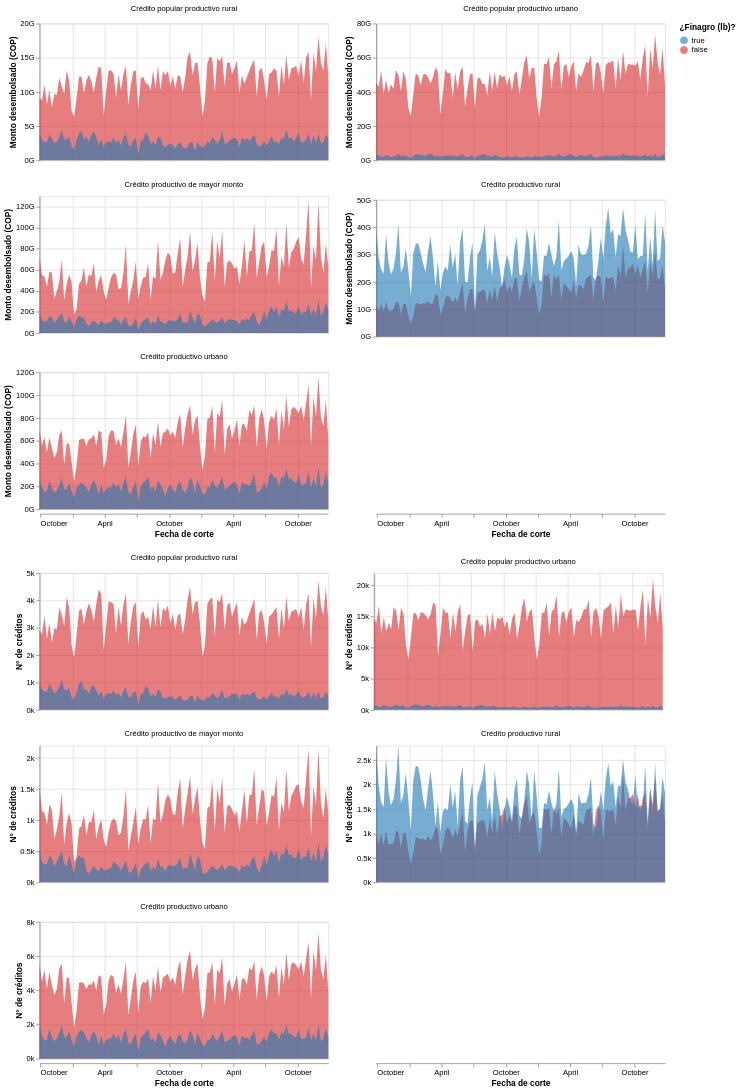

Notebook code for this chart:
### Markdown cell above
### Evolución temporal de montos y número de créditos

¿La participación Finagro crece, decae o es estacional? Series de tiempo por `fecha_corte`, con eje Y independiente por panel para que productos chicos no queden aplastados.

### Code cell
ts_desc = (df.groupby(["fecha_corte", "producto_de_credito_red", "is_finagro_lb"], as_index=False)
             .agg(monto=("montos_desembolsados", "sum"),
                  creditos=("numero_de_creditos", "sum")))

base = alt.Chart(ts_desc).encode(
    x=alt.X("fecha_corte:T", title="Fecha de corte"),
    color=alt.Color("is_finagro_lb:N", title="¿Finagro (lb)?", scale=finagro_color),
    tooltip=["fecha_corte:T", "producto_de_credito_red:N", "is_finagro_lb:N",
             alt.Tooltip("monto:Q", format=",.0f"),
             alt.Tooltip("creditos:Q", format=",.0f")],
)

monto_ts = (base.mark_area(opacity=0.6)
            .encode(y=alt.Y("monto:Q", stack=None, title="Monto desembolsado (COP)",
                            axis=alt.Axis(format="~s")))
            .properties(width=380, height=180, title="Monto desembolsado")
            .facet(facet=alt.Facet("producto_de_credito_red:N", title=None), columns=2)
            .resolve_scale(y="independent"))

creditos_ts = (base.mark_area(opacity=0.6)
               .encode(y=alt.Y("creditos:Q", stack=None, title="N° de créditos",
                               axis=alt.Axis(format="~s")))
               .properties(width=380, height=180, title="Número de créditos")
               .facet(facet=alt.Facet("producto_de_credito_red:N", title=None), columns=2)
               .resolve_scale(y="independent"))

monto_ts & creditos_ts

### Figure 1 — Vega-Lite specification as saved in the notebook (floating-point values rounded to 4 significant figures; data arrays with more than 128 entries replaced by an {"elided": "..."} marker saying what was removed)
{"config": {"view": {"continuousWidth": 300, "continuousHeight": 300}}, "vconcat": [{"facet": {"field": "producto_de_credito_red", "title": null, "type": "nominal"}, "spec": {"mark": {"type": "area", "opacity": 0.6}, "encoding": {"color": {"field": "is_finagro_lb", "scale": {"domain": [true, false], "range": ["#1f77b4", "#d62728"]}, "title": "¿Finagro (lb)?", "type": "nominal"}, "tooltip": [{"field": "fecha_corte", "type": "temporal"}, {"field": "producto_de_credito_red", "type": "nominal"}, {"field": "is_finagro_lb", "type": "nominal"}, {"field": "monto", "format": ",.0f", "type": "quantitative"}, {"field": "creditos", "format": ",.0f", "type": "quantitative"}], "x": {"field": "fecha_corte", "title": "Fecha de corte", "type": "temporal"}, "y": {"axis": {"format": "~s"}, "field": "monto", "stack": null, "title": "Monto desembolsado (COP)", "type": "quantitative"}}, "height": 180, "title": "Monto desembolsado", "width": 380}, "columns": 2, "resolve": {"scale": {"y": "independent"}}}, {"facet": {"field": "producto_de_credito_red", "title": null, "type": "nominal"}, "spec": {"mark": {"type": "area", "opacity": 0.6}, "encoding": {"color": {"field": "is_finagro_lb", "scale": {"domain": [true, false], "range": ["#1f77b4", "#d62728"]}, "title": "¿Finagro (lb)?", "type": "nominal"}, "tooltip": [{"field": "fecha_corte", "type": "temporal"}, {"field": "producto_de_credito_red", "type": "nominal"}, {"field": "is_finagro_lb", "type": "nominal"}, {"field": "monto", "format": ",.0f", "type": "quantitative"}, {"field": "creditos", "format": ",.0f", "type": "quantitative"}], "x": {"field": "fecha_corte", "title": "Fecha de corte", "type": "temporal"}, "y": {"axis": {"format": "~s"}, "field": "creditos", "stack": null, "title": "N° de créditos", "type": "quantitative"}}, "height": 180, "title": "Número de créditos", "width": 380}, "columns": 2, "resolve": {"scale": {"y": "independent"}}}], "data": {"name": "data-d34b680e0b389d8e331d74897b2cc419"}, "$schema": "https://vega.github.io/schema/vega-lite/v5.20.1.json", "datasets": {"data-d34b680e0b389d8e331d74897b2cc419": {"elided": "1180 records"}}}
